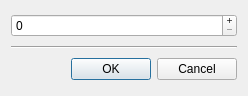
<?xml version="1.0" encoding="UTF-8"?>
<ui version="4.0">
 <class>SimpleIntEditor_q</class>
 <widget class="QDialog" name="SimpleIntEditor_q">
  <property name="enabled">
   <bool>true</bool>
  </property>
  <property name="geometry">
   <rect>
    <x>0</x>
    <y>0</y>
    <width>248</width>
    <height>96</height>
   </rect>
  </property>
  <property name="windowTitle">
   <string>Script Editor</string>
  </property>
  <layout class="QGridLayout">
   <property name="leftMargin">
    <number>11</number>
   </property>
   <property name="topMargin">
    <number>11</number>
   </property>
   <property name="rightMargin">
    <number>11</number>
   </property>
   <property name="bottomMargin">
    <number>11</number>
   </property>
   <item row="1" column="0" colspan="3">
    <widget class="Line" name="line6">
     <property name="sizePolicy">
      <sizepolicy hsizetype="Minimum" vsizetype="Fixed">
       <horstretch>0</horstretch>
       <verstretch>0</verstretch>
      </sizepolicy>
     </property>
     <property name="frameShape">
      <enum>QFrame::Shape::HLine</enum>
     </property>
     <property name="frameShadow">
      <enum>QFrame::Shadow::Sunken</enum>
     </property>
     <property name="orientation">
      <enum>Qt::Orientation::Horizontal</enum>
     </property>
    </widget>
   </item>
   <item row="2" column="0">
    <spacer>
     <property name="orientation">
      <enum>Qt::Orientation::Horizontal</enum>
     </property>
     <property name="sizeType">
      <enum>QSizePolicy::Policy::Expanding</enum>
     </property>
     <property name="sizeHint" stdset="0">
      <size>
       <width>110</width>
       <height>20</height>
      </size>
     </property>
    </spacer>
   </item>
   <item row="2" column="2">
    <widget class="QPushButton" name="cancel_button">
     <property name="text">
      <string>Cancel</string>
     </property>
    </widget>
   </item>
   <item row="0" column="0" colspan="3">
    <widget class="QSpinBox" name="spin_box">
     <property name="enabled">
      <bool>true</bool>
     </property>
     <property name="buttonSymbols">
      <enum>QAbstractSpinBox::ButtonSymbols::PlusMinus</enum>
     </property>
     <property name="prefix">
      <string/>
     </property>
     <property name="maximum">
      <number>255</number>
     </property>
     <property name="singleStep">
      <number>1</number>
     </property>
    </widget>
   </item>
   <item row="2" column="1">
    <widget class="QPushButton" name="ok_button">
     <property name="text">
      <string>OK</string>
     </property>
     <property name="default">
      <bool>true</bool>
     </property>
    </widget>
   </item>
  </layout>
 </widget>
 <layoutdefault spacing="6" margin="11"/>
 <tabstops>
  <tabstop>spin_box</tabstop>
  <tabstop>ok_button</tabstop>
  <tabstop>cancel_button</tabstop>
 </tabstops>
 <resources/>
 <connections>
  <connection>
   <sender>ok_button</sender>
   <signal>clicked()</signal>
   <receiver>SimpleIntEditor_q</receiver>
   <slot>accept()</slot>
   <hints>
    <hint type="sourcelabel">
     <x>20</x>
     <y>20</y>
    </hint>
    <hint type="destinationlabel">
     <x>20</x>
     <y>20</y>
    </hint>
   </hints>
  </connection>
  <connection>
   <sender>cancel_button</sender>
   <signal>clicked()</signal>
   <receiver>SimpleIntEditor_q</receiver>
   <slot>reject()</slot>
   <hints>
    <hint type="sourcelabel">
     <x>20</x>
     <y>20</y>
    </hint>
    <hint type="destinationlabel">
     <x>20</x>
     <y>20</y>
    </hint>
   </hints>
  </connection>
 </connections>
</ui>
